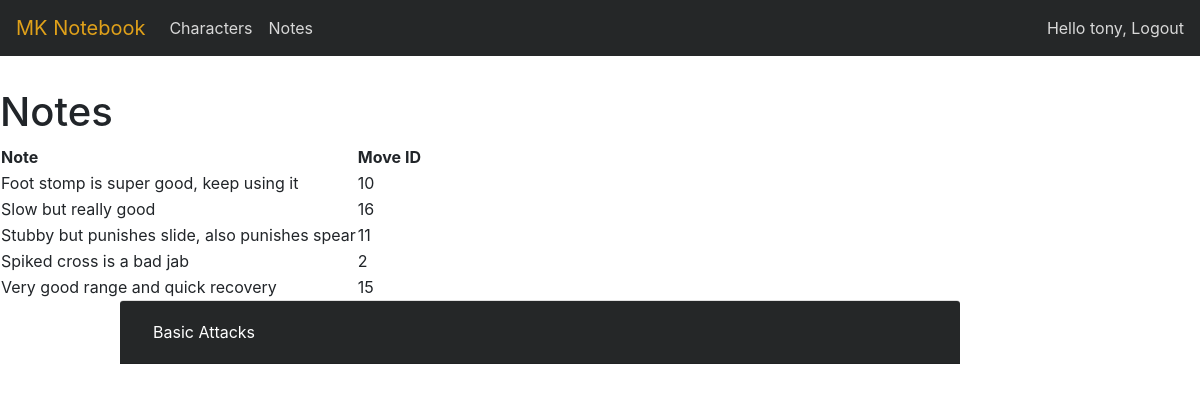
/notes/ (signed in), run on an earlier commit of the app's database.
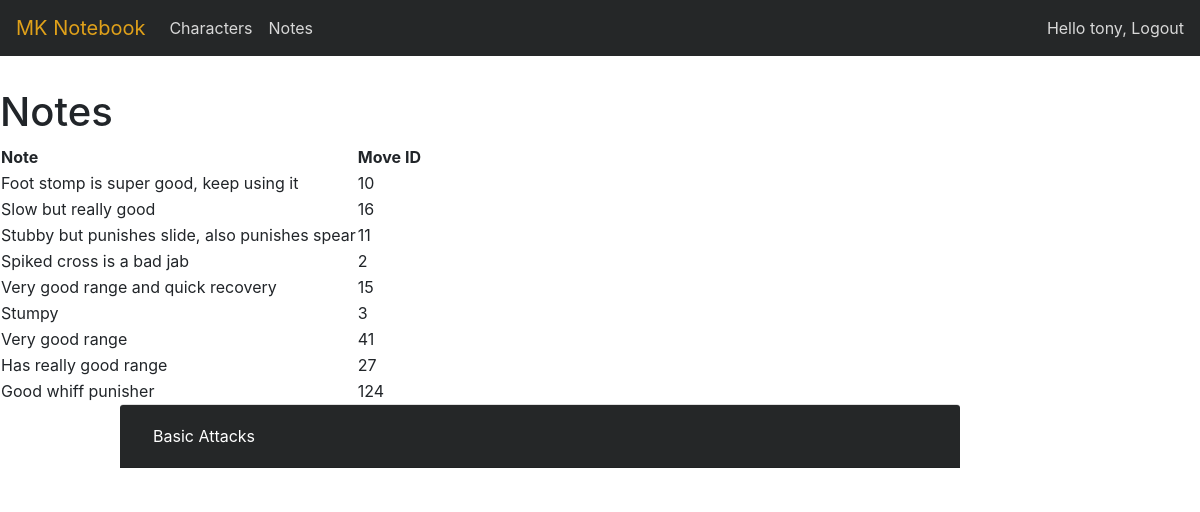
And on a later commit of the database.
### charviewer/models.py (models this page shows)
class Notes(models.Model):
    author = models.ForeignKey(User, on_delete=models.CASCADE)
    note = models.CharField(max_length=300)
    move_id = models.IntegerField()
    class Meta:
        def __str__(self):
            return self.note

### charviewer/views.py (the view)
# urls.py: path('notes/', views.Notebook.as_view(), name='notes'),
class Notebook(LoginRequiredMixin, ListView):
    template_name = 'charviewer/notes.html'
    def get_context_data(self, **kwargs):
        context = super().get_context_data(**kwargs)
        context['notes'] = self.get_queryset
        context['moves'] = Moves.objects.all()
        return context
    def get_queryset(self):
        return Notes.objects.filter(author_id=self.request.user)

### charviewer/templates/charviewer/notes.html (shortened to what this page needs)
{% extends "base.html" %}
{% block content %}
<H1>Notes</H1>
<table>
    <tr>
        <th> Note</th>
        <th>Move ID</th>
    </tr>
    {% for note in notes %}
    <tbody>
        <td>{{note.note}}</td>
        <td>{{note.move_id}}</td>
    </tbody>
    {% endfor %}
</table>
<div id="accordion">
    <div class="card">
        <div class="card-header" id="heading-basic">
            <button class="btn btn-link" data-toggle="collapse" data-target="#basic-attacks" aria-expanded="false"
                aria-controls="basic-attacks">
                Basic Attacks
            </button>
        </div>
    </div>
</div>
{% endblock %}

### charviewer/templates/base.html (shortened to what this page needs)
{% load static %}
<!DOCTYPE html>
<html>
<head>
  <link href="{% static "css/bootstrap.css" %}" rel="stylesheet">
</head>
<body>
  <nav class="navbar navbar-expand-lg navbar-light bg-dark">
  <a class="navbar-brand">MK Notebook</a>
  <div class="collapse navbar-collapse" id="navbarSupportedContent">
    <ul class="navbar-nav mr-auto">
      <li class="nav-item">
        <a class="nav-link" href={% url "characters" %}>Characters</a>
      </li>
      <li class="nav-item">
        <a class="nav-link" href={% url "notes" %}>Notes</a>
      </li>
    </ul>
    <span class="user">
      {% if request.user.is_authenticated %}
      Hello {{ request.user.username }},
      <a href="{% url "logout" %}">Logout</a>
      {% else %}
      <a href="{% url "login" %}">Log-in</a>
      {% endif %}
    </span>
  </div>
</nav>
  <div id="content">
    {% block content %}
    {% endblock %}
  </div>
</body>
</html>

What changed in the data, as far as the page shows it:
added Notes: note "Stumpy", move_id "3"
added Notes: note "Very good range", move_id "41"
added Notes: note "Has really good range", move_id "27"
added Notes: note "Good whiff punisher", move_id "124"
